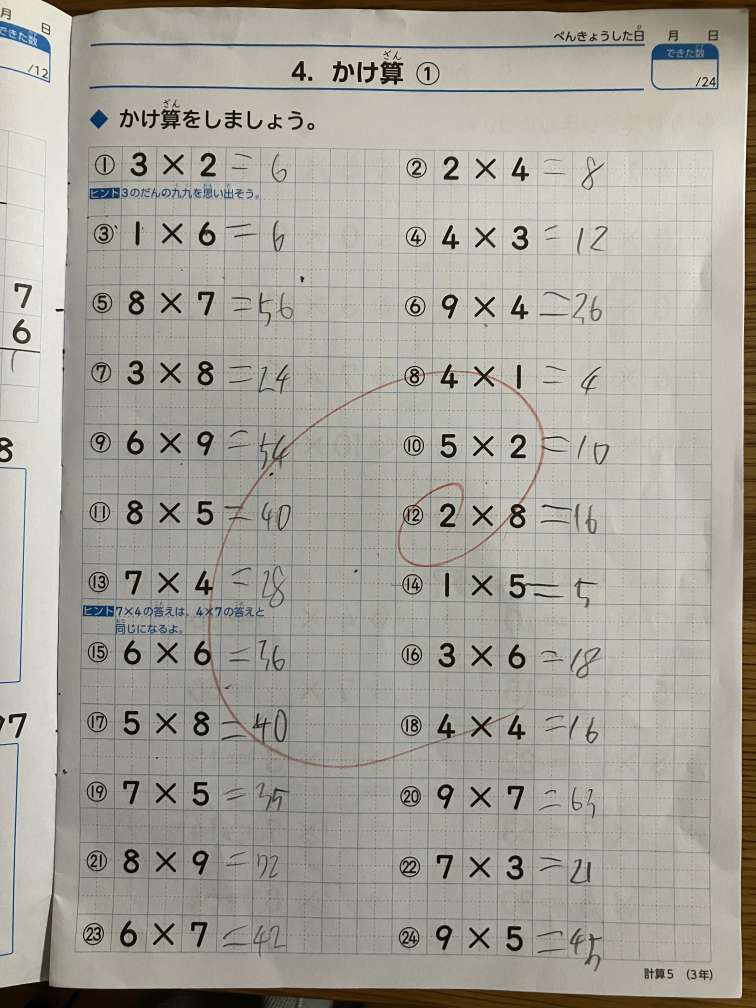
#> input picture data/images/IMG_7520.JPG, 3024 x 4032 px (shown at 1/4 size); its folder holds only this picture in this run
$ python manual_perspective_all.py
#> lines starting #> are read from the running program, lines starting #| are printed output that depends on the picture; after the words box and inside, x2 and y2 are one past the last pixel; in counts of white or black regions, pixels touching at a corner belong together
import cv2
import os
import numpy as np

# グローバル状態管理
clicked_points = []
scale_ratio = 1.0
pad_margin = 30     # 左右・下の余白マージン(px)
header_height = 40  # 上部黒バーの高さ(px)
img_orig_w = 0
img_orig_h = 0

# [43 lines left out: functions mouse_callback, apply_perspective_transform, not called in this run]

def run_manual_transform(input_dir="data/images", output_dir="data/images_transformed",
                         max_display_w=950, max_display_h=700):
#> called with input_dir = 'data/images', output_dir = 'data/images_transformed', max_display_w = 950, max_display_h = 700
    global clicked_points, scale_ratio, pad_margin, header_height, img_orig_w, img_orig_h

    if not os.path.exists(input_dir):
        print(f"【エラー】フォルダが見つかりません: {input_dir}")
        return

    os.makedirs(output_dir, exist_ok=True)
    valid_exts = ('.jpg', '.jpeg', '.png')
    files = sorted([f for f in os.listdir(input_dir) if f.lower().endswith(valid_exts)])

    if not files:
        print(f"【案内】{input_dir} に画像ファイルがありません。")
        return

    window_name = "Perspective Transform (Click 4 Corners)"
    cv2.namedWindow(window_name, cv2.WINDOW_AUTOSIZE)
    cv2.moveWindow(window_name, 30, 30)
    cv2.setMouseCallback(window_name, mouse_callback)

    print("==================================================")
    print("【全画像 4点指定台形補正ツール】")
    print(f" 対象枚数: {len(files)} 枚 (座標補正済み)")
    print("--------------------------------------------------")
    print(" [クリック] : 四隅を『左上 -> 右上 -> 右下 -> 左下』の順に指定")
    print(" [u] キー   : 直前の1点を取り消す（Undo）")
    print(" [r] キー   : 4点をすべてリセットしてやり直し")
    print(" [s] キー   : 補正せず元画像をそのまま保存して次へ（Skip）")
    print(" [q] / [ESC]: 作業を中断して終了")
    print("==================================================")

    labels = ["1. Top-Left", "2. Top-Right", "3. Bottom-Right", "4. Bottom-Left"]

    for i, filename in enumerate(files):
        in_path = os.path.join(input_dir, filename)
        out_path = os.path.join(output_dir, filename)

        img = cv2.imread(in_path)
#> img is the input picture: shape (4032, 3024, 3); mean B, G, R 153.9, 163.1, 165.7
        if img is None:
            continue

        img_orig_h, img_orig_w = img.shape[:2]
#> img_orig_h = 4032; img_orig_w = 3024

        # 画面内に確実に収めるスケール計算
        scale_ratio = min((max_display_w - pad_margin * 2) / img_orig_w,
                          (max_display_h - pad_margin * 2 - header_height) / img_orig_h,
                          1.0)
#> scale_ratio = 0.149
        disp_w, disp_h = int(img_orig_w * scale_ratio), int(img_orig_h * scale_ratio)
#> disp_w = 450; disp_h = 600
        resized_img = cv2.resize(img, (disp_w, disp_h))
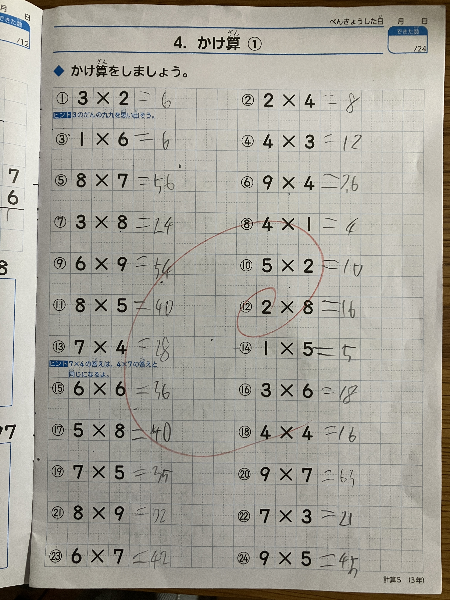
#> resized_img: shape (600, 450, 3); mean B, G, R 153.8, 163, 165.6

        # ベースキャンバス
        canvas_w = disp_w + pad_margin * 2
#> canvas_w = 510
        canvas_h = disp_h + pad_margin * 2 + header_height
#> canvas_h = 700
        base_canvas = np.zeros((canvas_h, canvas_w, 3), dtype=np.uint8)
        base_canvas[:] = (35, 35, 35)

        # 画像の配置
        y_offset = pad_margin + header_height
        base_canvas[y_offset : y_offset + disp_h, pad_margin : pad_margin + disp_w] = resized_img
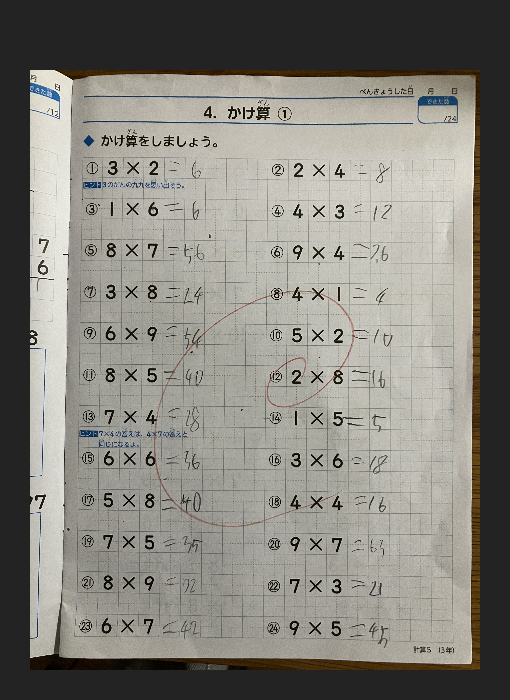
#> base_canvas: shape (700, 510, 3); mean B, G, R 124.8, 131.8, 133.8

        clicked_points = []

        while True:
            display = base_canvas.copy()
            pts_count = len(clicked_points)

            # クリックした点の描画 & 補助線の描画
            disp_pts = []
            for p in clicked_points:
                cx = int(round(p[0] * scale_ratio)) + pad_margin
                cy = int(round(p[1] * scale_ratio)) + pad_margin + header_height
                disp_pts.append((cx, cy))
#> after the loop, disp_pts = []

            for idx, pt in enumerate(disp_pts):
                cv2.circle(display, pt, 6, (0, 0, 255), -1)
                cv2.putText(display, str(idx + 1), (pt[0] + 8, pt[1] - 8),
                            cv2.FONT_HERSHEY_SIMPLEX, 0.7, (0, 255, 255), 2)

            if pts_count > 1:
                for j in range(pts_count - 1):
                    cv2.line(display, disp_pts[j], disp_pts[j + 1], (0, 255, 0), 2)
            if pts_count == 4:
                cv2.line(display, disp_pts[3], disp_pts[0], (0, 255, 0), 2)

            # ガイドバー
            next_target = labels[pts_count] if pts_count < 4 else "Processing..."
            info_text = f"[{i+1}/{len(files)}] {filename} | Next: {next_target}"

            cv2.rectangle(display, (0, 0), (canvas_w, header_height), (20, 20, 20), -1)
#> display: shape (700, 510, 3); 5.86% of pixels changed, all inside (x1, y1, x2, y2) = (0, 0, 510, 41)
            cv2.putText(display, info_text, (10, 26),
                        cv2.FONT_HERSHEY_SIMPLEX, 0.65, (255, 255, 255), 2)
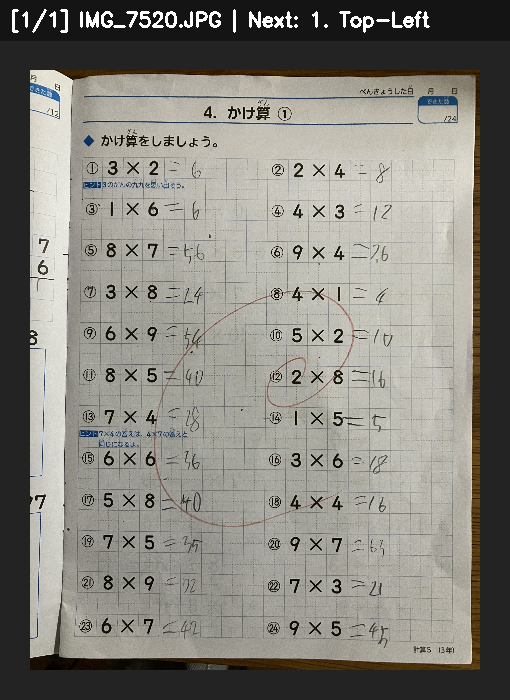
#> display: shape (700, 510, 3); mean B, G, R 125.6, 132.6, 134.6

            cv2.imshow(window_name, display)

            if pts_count == 4:
                cv2.waitKey(200)
                warped = apply_perspective_transform(img, clicked_points)
                cv2.imwrite(out_path, warped)
                print(f"({i+1}/{len(files)}) 補正完了: {filename}")
                break

            key = cv2.waitKey(25) & 0xFF
#> (key q is pressed here)

            if key == ord('u'):  # 取消
                if clicked_points:
                    clicked_points.pop()
            elif key == ord('r'):  # リセット
                clicked_points = []
            elif key == ord('s'):  # スキップ
                cv2.imwrite(out_path, img)
                print(f"({i+1}/{len(files)}) スキップ: {filename}")
                break
            elif key == ord('q') or key == 27:  # 終了
                cv2.destroyAllWindows()
                print("\n途中で終了しました。")
                return

    cv2.destroyAllWindows()
    print("\nすべての画像の台形補正が完了しました！")
    print(f"保存先フォルダ: {os.path.abspath(output_dir)}")

if __name__ == "__main__":
    run_manual_transform()

$ run again, on data/images/IMG_7543.JPG
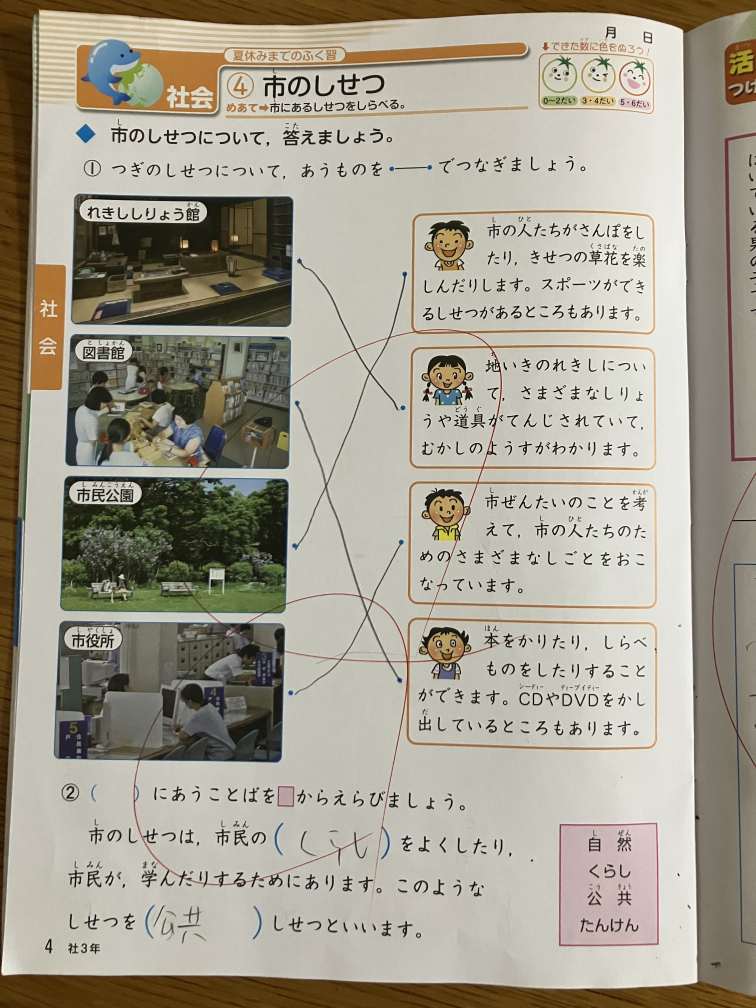
#> input picture data/images/IMG_7543.JPG, 3024 x 4032 px (shown at 1/4 size)
#> in run_manual_transform, img is the input picture: shape (4032, 3024, 3); mean B, G, R 143.5, 158.1, 163.7
#> in run_manual_transform, `resized_img = cv2.resize(img, (disp_w, disp_h))`:
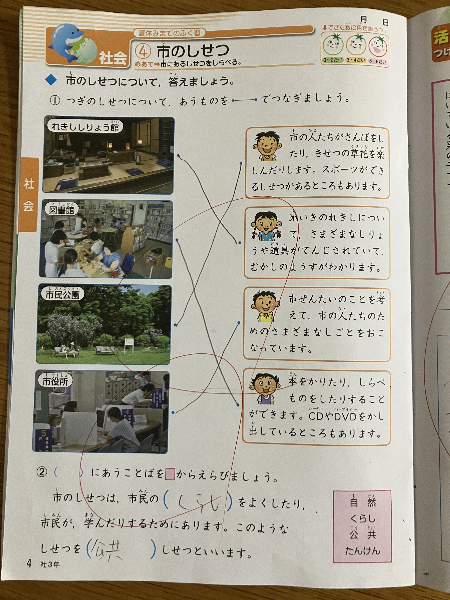
#> resized_img: shape (600, 450, 3); mean B, G, R 143.5, 158.1, 163.6
#> in run_manual_transform, `cv2.putText(display, info_text, (10, 26), cv2.FONT_HERSHEY_SIMPLEX, 0...`:
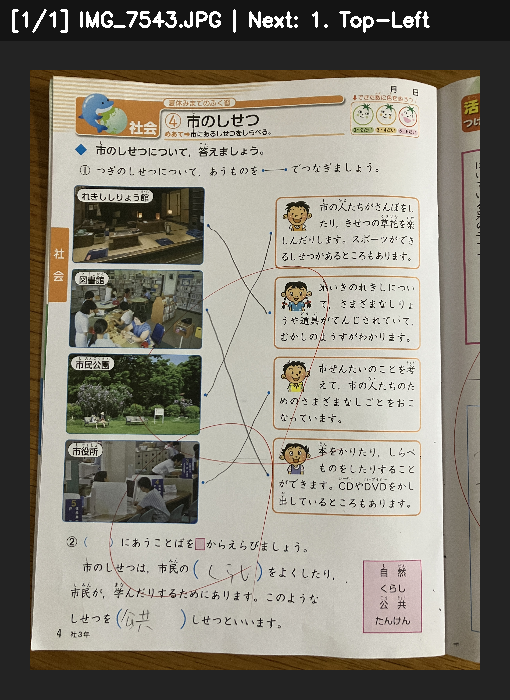
#> display: shape (700, 510, 3); mean B, G, R 117.8, 128.8, 133.1

$ run again, on data/images/IMG_7545.JPG
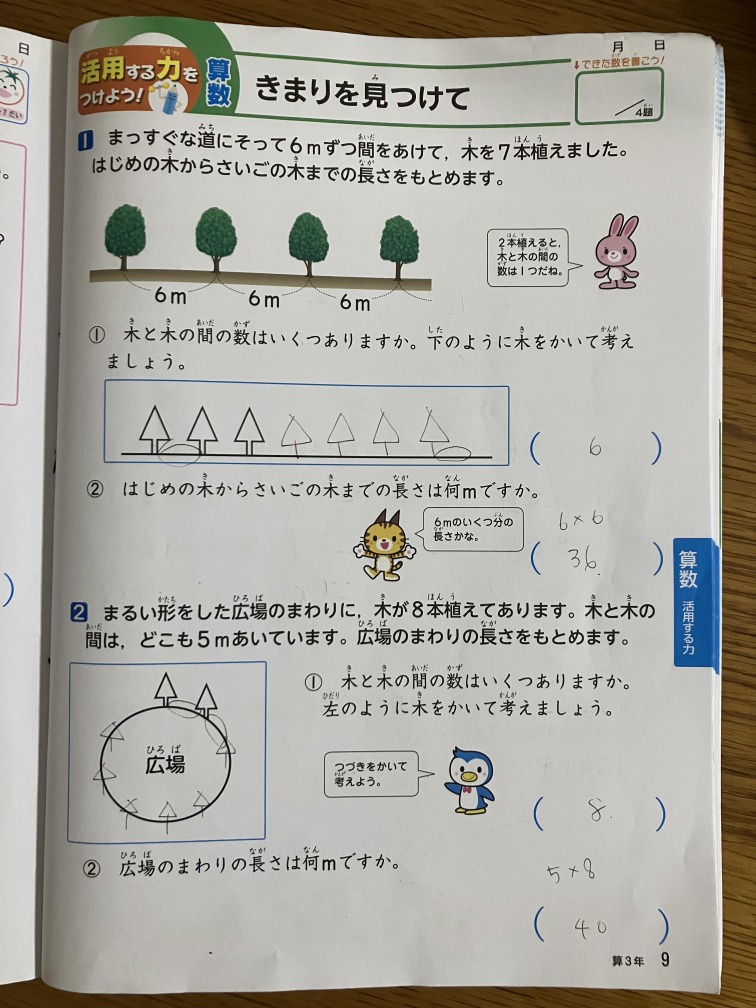
#> input picture data/images/IMG_7545.JPG, 3024 x 4032 px (shown at 1/4 size)
#> in run_manual_transform, img is the input picture: shape (4032, 3024, 3); mean B, G, R 159.3, 167.1, 169.3
#> in run_manual_transform, `resized_img = cv2.resize(img, (disp_w, disp_h))`:
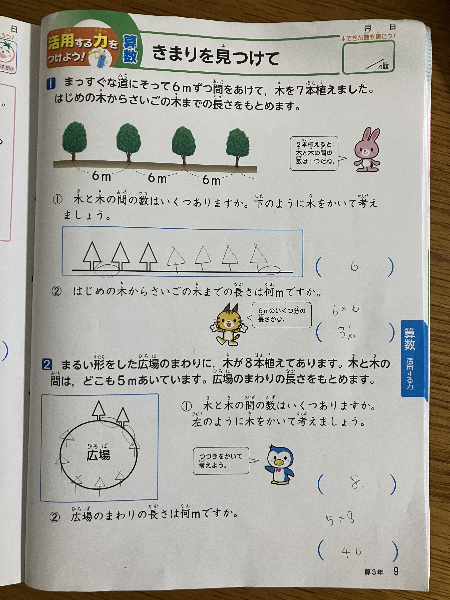
#> resized_img: shape (600, 450, 3); mean B, G, R 159.3, 167.1, 169.2
#> in run_manual_transform, `cv2.putText(display, info_text, (10, 26), cv2.FONT_HERSHEY_SIMPLEX, 0...`:
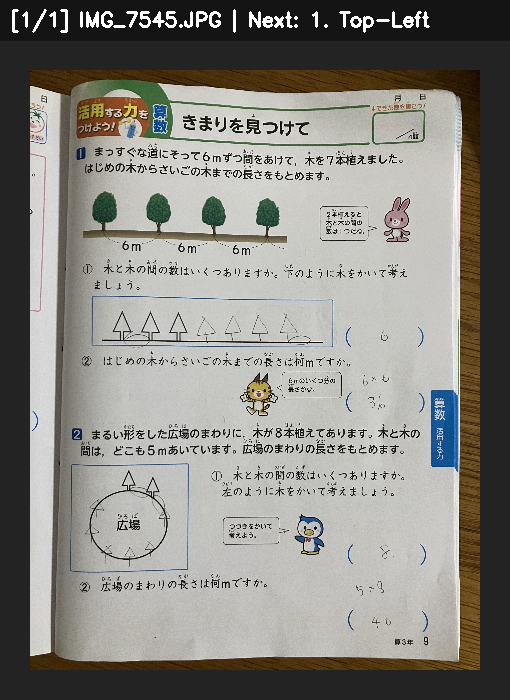
#> display: shape (700, 510, 3); mean B, G, R 129.8, 135.7, 137.3

$ run again, on data/images/IMG_7521.JPG
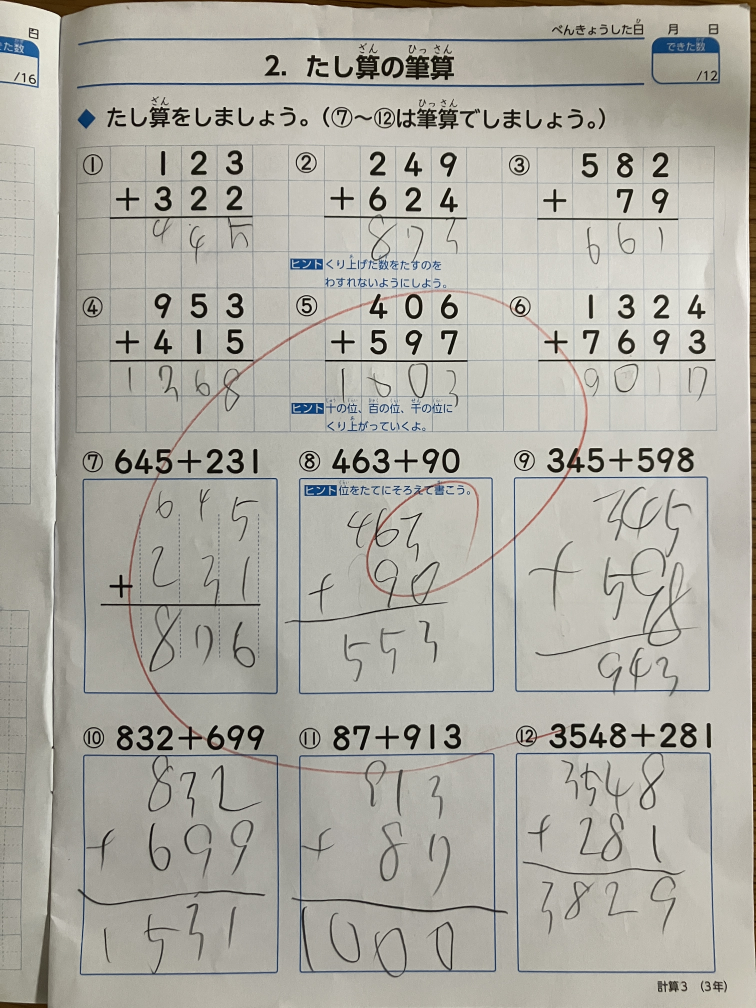
#> input picture data/images/IMG_7521.JPG, 3024 x 4032 px (shown at 1/4 size)
#> in run_manual_transform, img is the input picture: shape (4032, 3024, 3); mean B, G, R 163.1, 171.6, 173.5
#> in run_manual_transform, `resized_img = cv2.resize(img, (disp_w, disp_h))`:
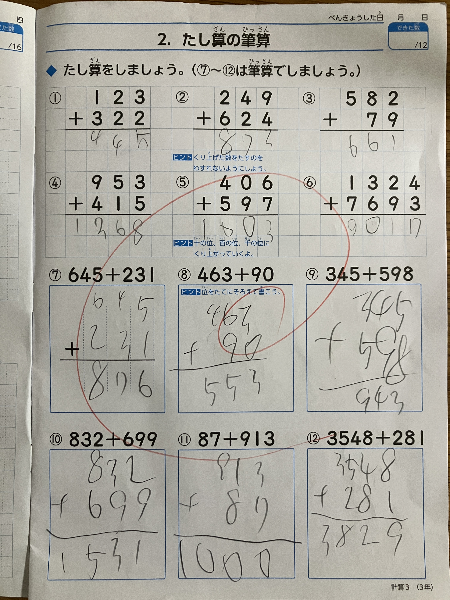
#> resized_img: shape (600, 450, 3); mean B, G, R 162.9, 171.4, 173.4
#> in run_manual_transform, `cv2.putText(display, info_text, (10, 26), cv2.FONT_HERSHEY_SIMPLEX, 0...`:
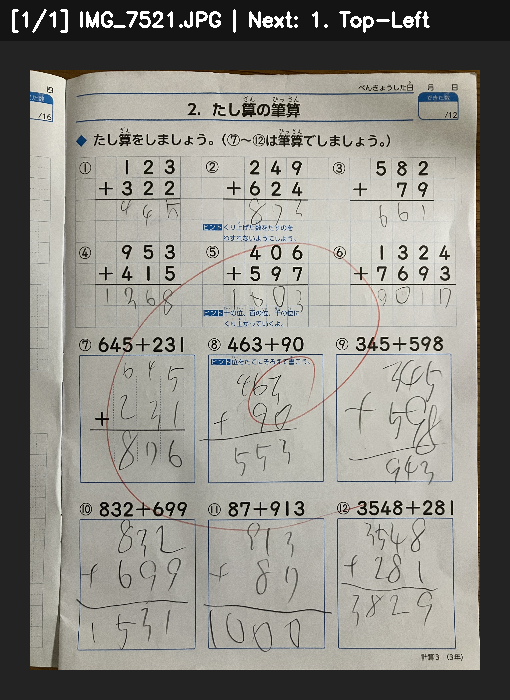
#> display: shape (700, 510, 3); mean B, G, R 132.5, 138.9, 140.4
